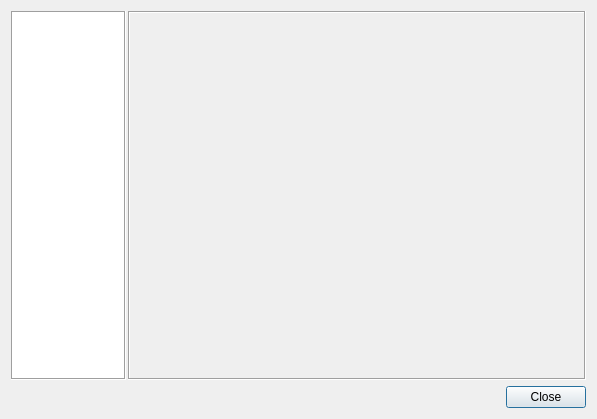
<?xml version="1.0" encoding="UTF-8"?>
<ui version="4.0">
 <class>TOptionsDialog</class>
 <widget class="QDialog" name="TOptionsDialog">
  <property name="geometry">
   <rect>
    <x>0</x>
    <y>0</y>
    <width>597</width>
    <height>419</height>
   </rect>
  </property>
  <property name="windowTitle">
   <string>Options</string>
  </property>
  <layout class="QVBoxLayout" name="verticalLayout">
   <item>
    <layout class="QHBoxLayout" name="horizontalLayout" stretch="2,8">
     <property name="spacing">
      <number>2</number>
     </property>
     <item>
      <widget class="QListView" name="listView">
       <property name="minimumSize">
        <size>
         <width>115</width>
         <height>0</height>
        </size>
       </property>
       <property name="maximumSize">
        <size>
         <width>115</width>
         <height>16777215</height>
        </size>
       </property>
       <property name="frameShape">
        <enum>QFrame::Box</enum>
       </property>
      </widget>
     </item>
     <item>
      <widget class="QFrame" name="pageContent">
       <property name="frameShape">
        <enum>QFrame::Box</enum>
       </property>
       <property name="frameShadow">
        <enum>QFrame::Sunken</enum>
       </property>
      </widget>
     </item>
    </layout>
   </item>
   <item>
    <layout class="QHBoxLayout" name="horizontalLayout_2">
     <item>
      <spacer name="horizontalSpacer">
       <property name="orientation">
        <enum>Qt::Horizontal</enum>
       </property>
       <property name="sizeHint" stdset="0">
        <size>
         <width>40</width>
         <height>20</height>
        </size>
       </property>
      </spacer>
     </item>
     <item>
      <widget class="QPushButton" name="btnClose">
       <property name="text">
        <string>Close</string>
       </property>
      </widget>
     </item>
    </layout>
   </item>
  </layout>
 </widget>
 <resources/>
 <connections/>
</ui>
